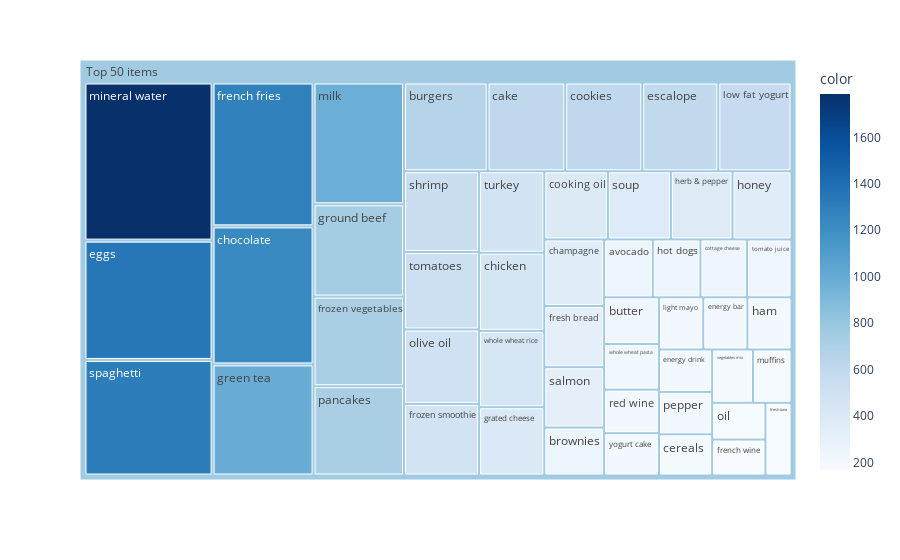

This figure's notebook cell:
### Code cell
# importing required module
import plotly.express as px
# to have a same origin
df_table["all"] = "Top 50 items" 
# creating tree map using plotly
fig = px.treemap(df_table.head(50), path=['all', "items"], values='incident_count',
                  color=df_table["incident_count"].head(50), hover_data=['items'],
                  color_continuous_scale='Blues',
                )
# ploting the treemap
fig.show()

### Figure 1 — Plotly figure (JSON) as saved in the notebook; plotly's stock layout.template omitted (floating-point values rounded to 4 significant figures)
{"data": [{"branchvalues": "total", "customdata": [["avocado", 249], ["brownies", 253], ["burgers", 654], ["butter", 226], ["cake", 608], ["cereals", 193], ["champagne", 351], ["chicken", 450], ["chocolate", 1230], ["cookies", 603], ["cooking oil", 383], ["cottage cheese", 238], ["eggs", 1348], ["energy bar", 203], ["energy drink", 199], ["escalope", 595], ["french fries", 1282], ["french wine", 169], ["fresh bread", 323], ["fresh tuna", 167], ["frozen smoothie", 474], ["frozen vegetables", 715], ["grated cheese", 393], ["green tea", 990], ["ground beef", 737], ["ham", 203], ["herb & pepper", 371], ["honey", 355], ["hot dogs", 243], ["light mayo", 204], ["low fat yogurt", 573], ["milk", 972], ["mineral water", 1787], ["muffins", 181], ["oil", 173], ["olive oil", 493], ["pancakes", 713], ["pepper", 199], ["red wine", 211], ["salmon", 318], ["shrimp", 535], ["soup", 379], ["spaghetti", 1306], ["tomato juice", 227], ["tomatoes", 513], ["turkey", 469], ["vegetables mix", 192], ["whole wheat pasta", 221], ["whole wheat rice", 439], ["yogurt cake", 205], ["(?)", 764.8]], "domain": {"x": [0, 1], "y": [0, 1]}, "hovertemplate": "labels=%{label}<br>incident_count=%{value}<br>parent=%{parent}<br>id=%{id}<br>items=%{customdata[0]}<br>color=%{color}<extra></extra>", "ids": ["Top 50 items/avocado", "Top 50 items/brownies", "Top 50 items/burgers", "Top 50 items/butter", "Top 50 items/cake", "Top 50 items/cereals", "Top 50 items/champagne", "Top 50 items/chicken", "Top 50 items/chocolate", "Top 50 items/cookies", "Top 50 items/cooking oil", "Top 50 items/cottage cheese", "Top 50 items/eggs", "Top 50 items/energy bar", "Top 50 items/energy drink", "Top 50 items/escalope", "Top 50 items/french fries", "Top 50 items/french wine", "Top 50 items/fresh bread", "Top 50 items/fresh tuna", "Top 50 items/frozen smoothie", "Top 50 items/frozen vegetables", "Top 50 items/grated cheese", "Top 50 items/green tea", "Top 50 items/ground beef", "Top 50 items/ham", "Top 50 items/herb & pepper", "Top 50 items/honey", "Top 50 items/hot dogs", "Top 50 items/light mayo", "Top 50 items/low fat yogurt", "Top 50 items/milk", "Top 50 items/mineral water", "Top 50 items/muffins", "Top 50 items/oil", "Top 50 items/olive oil", "Top 50 items/pancakes", "Top 50 items/pepper", "Top 50 items/red wine", "Top 50 items/salmon", "Top 50 items/shrimp", "Top 50 items/soup", "Top 50 items/spaghetti", "Top 50 items/tomato juice", "Top 50 items/tomatoes", "Top 50 items/turkey", "Top 50 items/vegetables mix", "Top 50 items/whole wheat pasta", "Top 50 items/whole wheat rice", "Top 50 items/yogurt cake", "Top 50 items"], "labels": ["avocado", "brownies", "burgers", "butter", "cake", "cereals", "champagne", "chicken", "chocolate", "cookies", "cooking oil", "cottage cheese", "eggs", "energy bar", "energy drink", "escalope", "french fries", "french wine", "fresh bread", "fresh tuna", "frozen smoothie", "frozen vegetables", "grated cheese", "green tea", "ground beef", "ham", "herb & pepper", "honey", "hot dogs", "light mayo", "low fat yogurt", "milk", "mineral water", "muffins", "oil", "olive oil", "pancakes", "pepper", "red wine", "salmon", "shrimp", "soup", "spaghetti", "tomato juice", "tomatoes", "turkey", "vegetables mix", "whole wheat pasta", "whole wheat rice", "yogurt cake", "Top 50 items"], "marker": {"coloraxis": "coloraxis", "colors": [249, 253, 654, 226, 608, 193, 351, 450, 1230, 603, 383, 238, 1348, 203, 199, 595, 1282, 169, 323, 167, 474, 715, 393, 990, 737, 203, 371, 355, 243, 204, 573, 972, 1787, 181, 173, 493, 713, 199, 211, 318, 535, 379, 1306, 227, 513, 469, 192, 221, 439, 205, 764.8]}, "name": "", "parents": ["Top 50 items", "Top 50 items", "Top 50 items", "Top 50 items", "Top 50 items", "Top 50 items", "Top 50 items", "Top 50 items", "Top 50 items", "Top 50 items", "Top 50 items", "Top 50 items", "Top 50 items", "Top 50 items", "Top 50 items", "Top 50 items", "Top 50 items", "Top 50 items", "Top 50 items", "Top 50 items", "Top 50 items", "Top 50 items", "Top 50 items", "Top 50 items", "Top 50 items", "Top 50 items", "Top 50 items", "Top 50 items", "Top 50 items", "Top 50 items", "Top 50 items", "Top 50 items", "Top 50 items", "Top 50 items", "Top 50 items", "Top 50 items", "Top 50 items", "Top 50 items", "Top 50 items", "Top 50 items", "Top 50 items", "Top 50 items", "Top 50 items", "Top 50 items", "Top 50 items", "Top 50 items", "Top 50 items", "Top 50 items", "Top 50 items", "Top 50 items", ""], "type": "treemap", "values": [249, 253, 654, 226, 608, 193, 351, 450, 1230, 603, 383, 238, 1348, 203, 199, 595, 1282, 169, 323, 167, 474, 715, 393, 990, 737, 203, 371, 355, 243, 204, 573, 972, 1787, 181, 173, 493, 713, 199, 211, 318, 535, 379, 1306, 227, 513, 469, 192, 221, 439, 205, 24515]}], "layout": {"coloraxis": {"colorbar": {"title": {"text": "color"}}, "colorscale": [[0, "rgb(247,251,255)"], [0.125, "rgb(222,235,247)"], [0.25, "rgb(198,219,239)"], [0.375, "rgb(158,202,225)"], [0.5, "rgb(107,174,214)"], [0.625, "rgb(66,146,198)"], [0.75, "rgb(33,113,181)"], [0.875, "rgb(8,81,156)"], [1, "rgb(8,48,107)"]]}, "legend": {"tracegroupgap": 0}, "margin": {"t": 60}}}
